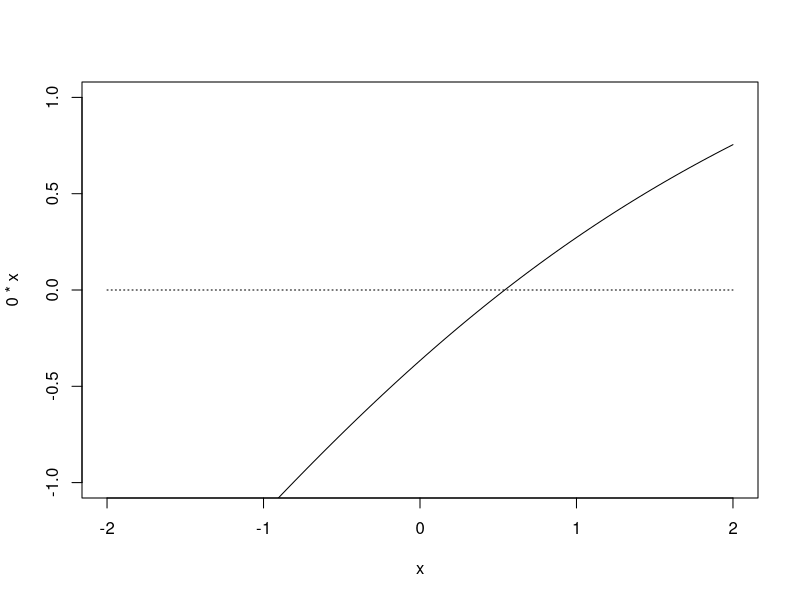

This figure's R source:
## x>>s: 1+exp=exp; ̃x=x
## x<<-s log=exp; ̃x=s*exp(x/s)
safelog <- function (x, scale=1){
	return(log(scale*log(1+exp(x/scale))))
}

longlog <- function (x) safelog(x, scale=0.1)

safelog(-25)
log(30)

curve(0*x, from=-2, to=2, lty=3)
## curve(longlog, from=-2, to=2)
## curve(log, from=-2, to=2, add=TRUE)
## curve(longlog, from=-2, to=2)
curve(safelog, from=-2, to=2, add=TRUE)
